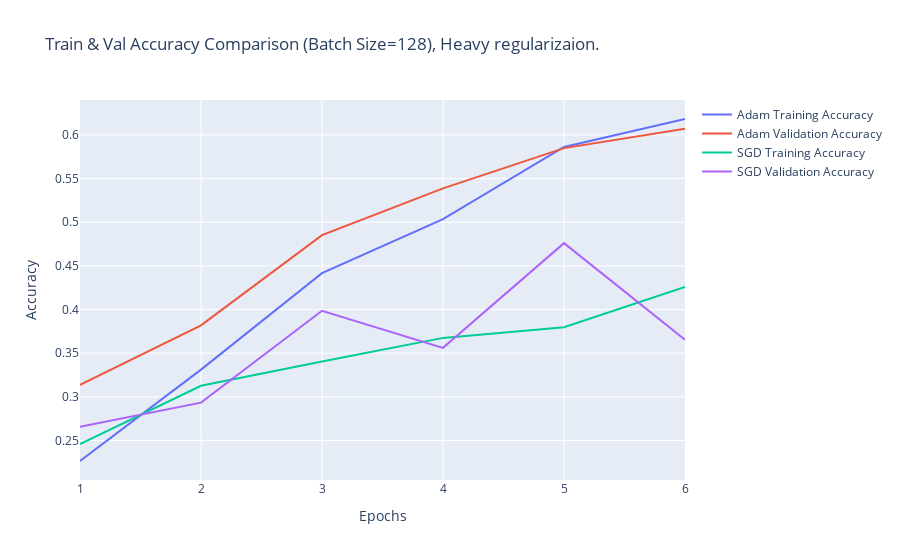

Notebook code cell kept with this figure:
### Markdown cell above
Before curation:
```
ADAM
Epoch 6/6
27/27 [==============================] - 66s 2s/step - loss: 0.6095 - accuracy: 0.7762 - val_loss: 159.7308 - val_accuracy: 0.5578

SGD
Epoch 6/6
27/27 [==============================] - 65s 2s/step - loss: 1.2985 - accuracy: 0.4517 - val_loss: 117.8223 - val_accuracy: 0.4313
```
An increase for Adam but a decrease in Validation Accuracy for SGD again. Although slightly above the non-curated ds at fifth epoch.

### Code cell
plot_training(adam_re, sgd_reg, title='Train & Val Accuracy Comparison (Batch Size=128), Heavy regularizaion.', names=['Adam', 'SGD'])

### Figure 1 — Plotly figure (JSON) as saved in the notebook; plotly's stock layout.template omitted (floating-point values rounded to 4 significant figures)
{"data": [{"mode": "lines", "name": "Adam Training Accuracy", "type": "scatter", "x": [1, 2, 3, 4, 5, 6], "y": [0.2265, 0.3312, 0.4416, 0.5036, 0.5862, 0.6182]}, {"mode": "lines", "name": "Adam Validation Accuracy", "type": "scatter", "x": [1, 2, 3, 4, 5, 6], "y": [0.3137, 0.3819, 0.4852, 0.5387, 0.5849, 0.607]}, {"mode": "lines", "name": "SGD Training Accuracy", "type": "scatter", "x": [1, 2, 3, 4, 5, 6], "y": [0.2457, 0.3127, 0.3405, 0.3675, 0.3796, 0.4259]}, {"mode": "lines", "name": "SGD Validation Accuracy", "type": "scatter", "x": [1, 2, 3, 4, 5, 6], "y": [0.2657, 0.2934, 0.3985, 0.3561, 0.476, 0.3653]}], "layout": {"title": {"text": "Train & Val Accuracy Comparison (Batch Size=128), Heavy regularizaion."}, "xaxis": {"title": {"text": "Epochs"}}, "yaxis": {"title": {"text": "Accuracy"}}}}
